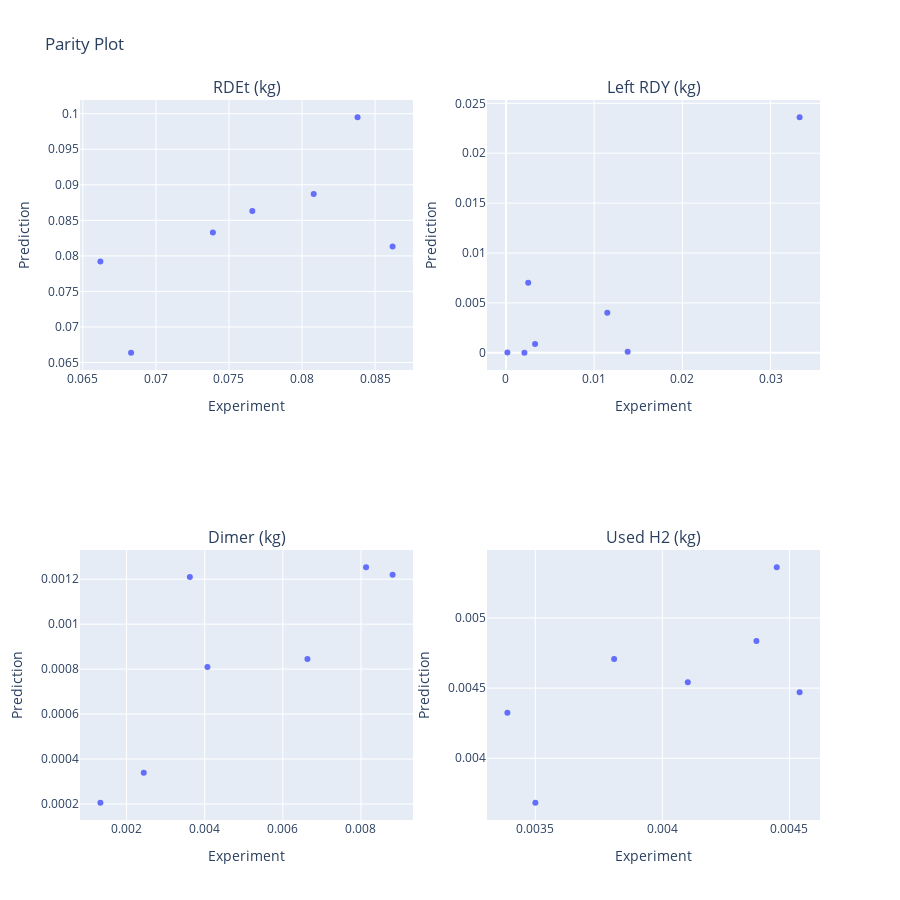

Source (notebook cell):
### Code cell
# plot parity plots
hydrogenation.plot_simulation_parity(exp_dataset)

### Figure 1 — Plotly figure (JSON) as saved in the notebook; plotly's stock layout.template omitted (floating-point values rounded to 4 significant figures)
{"data": [{"hovertemplate": "Experiment=%{x}<br>Prediction=%{y}<extra></extra>", "legendgroup": "", "marker": {"color": "#636efa", "symbol": "circle"}, "mode": "markers", "name": "", "orientation": "v", "showlegend": false, "type": "scatter", "x": [0.0662, 0.0838, 0.0862, 0.0739, 0.0766, 0.0808, 0.0683], "xaxis": "x", "y": [0.07922, 0.0995, 0.08134, 0.0833, 0.0863, 0.08869, 0.06637], "yaxis": "y"}, {"hovertemplate": "Experiment=%{x}<br>Prediction=%{y}<extra></extra>", "legendgroup": "", "marker": {"color": "#636efa", "symbol": "circle"}, "mode": "markers", "name": "", "orientation": "v", "showlegend": false, "type": "scatter", "x": [0.0333, 0.01149, 0.00252, 0.00209, 0.0138, 0.0033, 0.00016], "xaxis": "x2", "y": [0.02361, 0.004002, 0.007014, 1e-06, 9.397e-05, 0.0008809, 1.53e-05], "yaxis": "y2"}, {"hovertemplate": "Experiment=%{x}<br>Prediction=%{y}<extra></extra>", "legendgroup": "", "marker": {"color": "#636efa", "symbol": "circle"}, "mode": "markers", "name": "", "orientation": "v", "showlegend": false, "type": "scatter", "x": [0.00244, 0.00663, 0.00362, 0.00813, 0.00133, 0.00407, 0.00881], "xaxis": "x3", "y": [0.0003392, 0.0008446, 0.001209, 0.001253, 0.0002055, 0.0008094, 0.00122], "yaxis": "y3"}, {"hovertemplate": "Experiment=%{x}<br>Prediction=%{y}<extra></extra>", "legendgroup": "", "marker": {"color": "#636efa", "symbol": "circle"}, "mode": "markers", "name": "", "orientation": "v", "showlegend": false, "type": "scatter", "x": [0.00339, 0.00445, 0.00454, 0.0041, 0.00381, 0.00437, 0.0035], "xaxis": "x4", "y": [0.004324, 0.005361, 0.004471, 0.004542, 0.004708, 0.004836, 0.003683], "yaxis": "y4"}], "layout": {"annotations": [{"font": {"size": 16}, "showarrow": false, "text": "RDEt (kg)", "x": 0.225, "xanchor": "center", "xref": "paper", "y": 1, "yanchor": "bottom", "yref": "paper"}, {"font": {"size": 16}, "showarrow": false, "text": "Left RDY (kg)", "x": 0.775, "xanchor": "center", "xref": "paper", "y": 1, "yanchor": "bottom", "yref": "paper"}, {"font": {"size": 16}, "showarrow": false, "text": "Dimer (kg)", "x": 0.225, "xanchor": "center", "xref": "paper", "y": 0.375, "yanchor": "bottom", "yref": "paper"}, {"font": {"size": 16}, "showarrow": false, "text": "Used H2 (kg)", "x": 0.775, "xanchor": "center", "xref": "paper", "y": 0.375, "yanchor": "bottom", "yref": "paper"}], "height": 900, "title": {"text": "Parity Plot"}, "width": 900, "xaxis": {"anchor": "y", "domain": [0, 0.45], "title": {"text": "Experiment"}}, "xaxis2": {"anchor": "y2", "domain": [0.55, 1], "title": {"text": "Experiment"}}, "xaxis3": {"anchor": "y3", "domain": [0, 0.45], "title": {"text": "Experiment"}}, "xaxis4": {"anchor": "y4", "domain": [0.55, 1], "title": {"text": "Experiment"}}, "yaxis": {"anchor": "x", "domain": [0.625, 1], "title": {"text": "Prediction"}}, "yaxis2": {"anchor": "x2", "domain": [0.625, 1], "title": {"text": "Prediction"}}, "yaxis3": {"anchor": "x3", "domain": [0, 0.375], "title": {"text": "Prediction"}}, "yaxis4": {"anchor": "x4", "domain": [0, 0.375], "title": {"text": "Prediction"}}}}
